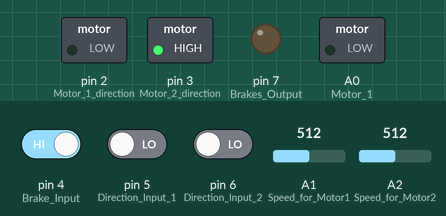
Recording of a sketch running on a simulated Arduino Uno, built with avr-gcc and run on an emulated ATmega328P. On the bench: switched loads named in the sketch (green lamp = pin HIGH), output pins drawn as LEDs (lit = HIGH). The test bench sets the inputs (shaded band); at power-on: pin 4 (Brake_Input) HIGH, pin 5 (Direction_Input_1) LOW, A1 (Speed_for_Motor1) = 512, A2 (Speed_for_Motor2) = 512, pin 6 (Direction_Input_2) LOW.

Above: at 1.2 s.
1.3 s: pin 4 (Brake_Input) driven LOW
At 2.1 s:
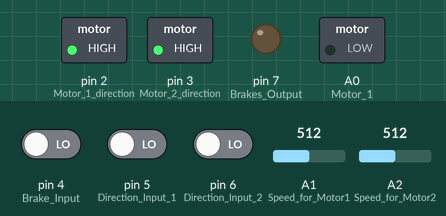
2.8 s: pin 5 (Direction_Input_1) driven HIGH
At 3.2 s:
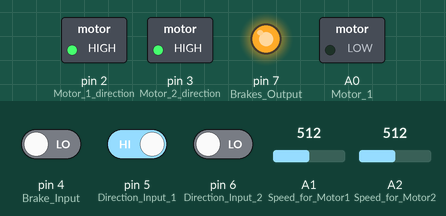
4.3 s: A1 (Speed_for_Motor1) set to 540
At 5.5 s:
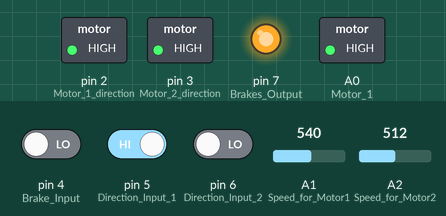
5.8 s: pin 4 (Brake_Input) driven HIGH
At 6.7 s:
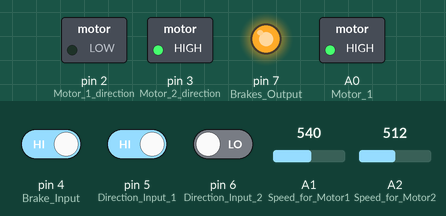
7.3 s: A2 (Speed_for_Motor2) set to 716
At 7.9 s:
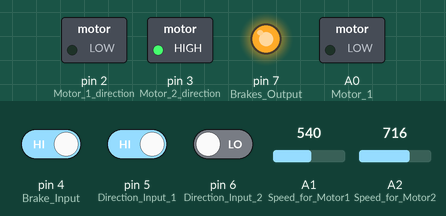
8.8 s: A2 (Speed_for_Motor2) set to 537
10.3 s: A2 (Speed_for_Motor2) set to 506
At 11.3 s:
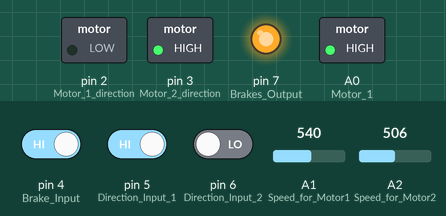
Timing chart, 0 to 12.8 s (numbered marks = the images above; inputs shaded):
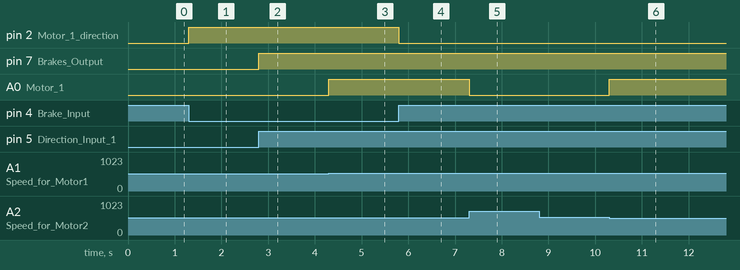

Measured:
- the behaviour switches between 531 and 532 on A1 (Speed_for_Motor1) (found by bisection; images 2 and 3)
- the behaviour switches between 522 and 521 on A2 (Speed_for_Motor2) (found by bisection; images 5 and 6)
- after the input at 1.3 s, pin 2 (Motor_1_direction): LOW → HIGH at once
- after the input at 2.8 s, pin 7 (Brakes_Output): LOW → HIGH at once
- after the input at 4.3 s, A0 (Motor_1): LOW → HIGH at once
- after the input at 5.8 s, pin 2 (Motor_1_direction): HIGH → LOW at once
- after the input at 7.3 s, A0 (Motor_1): HIGH → LOW at once
- after the input at 10.3 s, A0 (Motor_1): LOW → HIGH at once

The sketch:

Motor.ino
```cpp
int ra1 = 0;
int ra2 = 230;
int A = 2;

// PID
float kp = 3.2;  // P gain
float ki = 0.0;  // I gain
float kd = 0.4;  // Dgain

float pidError = 0;
float pidPreviousError = 0;
float pidIntegral = 0;

void setup() {
  pinMode(A1, INPUT); // Speed for Motor1
  pinMode(A2, INPUT); // Speed for Motor2
  pinMode(A0, OUTPUT); // Motor 1

  pinMode(2, OUTPUT); // Motor 1 direction
  pinMode(3, OUTPUT); // Motor 2 direction
  pinMode(7, OUTPUT); // Brakes Output

  pinMode(4, INPUT); // Brake Input
  pinMode(5, INPUT); // Direction Input 1
  pinMode(6, INPUT); // Direction Input 2

  Serial.begin(9600);
  digitalWrite(2, HIGH);
  digitalWrite(3, HIGH);
}

void loop() {
  // Read speed from motor controller
  int speed1 = analogRead(A1);
  int speed2 = analogRead(A2);

  // Calculate error
  pidError = speed1 - speed2;

  float pidProportional = kp * pidError;
  pidIntegral += ki * pidError;
  float pidDerivative = kd * (pidError - pidPreviousError);

  // PID output
  float pidOutput = pidProportional + pidIntegral + pidDerivative;

  if (pidOutput > 255) pidOutput = 255;
  if (pidOutput < -255) pidOutput = -255;

  //Update error
  pidPreviousError = pidError;

  // Debugging output
  //Serial.print("Speed1: ");
  //Serial.print(speed1);
  //Serial.print(" Speed2: ");
  //Serial.print(speed2);
  //Serial.print(" PID Output: ");
  //Serial.println(pidOutput);

  if (digitalRead(4) == LOW) {
    digitalWrite(2, HIGH);
  } else if (digitalRead(4) == HIGH) {
    digitalWrite(2, LOW);
  }

  if (digitalRead(5) == HIGH) {
    digitalWrite(3, HIGH);
    digitalWrite(7, HIGH);
    ra1 = pidOutput + 255 * analogRead(A1) / 1023 / A + 65;
    if (ra1 > 255) {
      ra1 = 255;
    }
    analogWrite(A0, ra1);
  } else if (digitalRead(6) == HIGH) {
    digitalWrite(3, LOW);
    digitalWrite(7, LOW);
    ra1 = pidOutput + 255 * analogRead(A1) / 1023 / A + 65;
    if (ra1 > 255) {
      ra1 = 255;
    }
    analogWrite(A0, ra1);
  }
}
```
